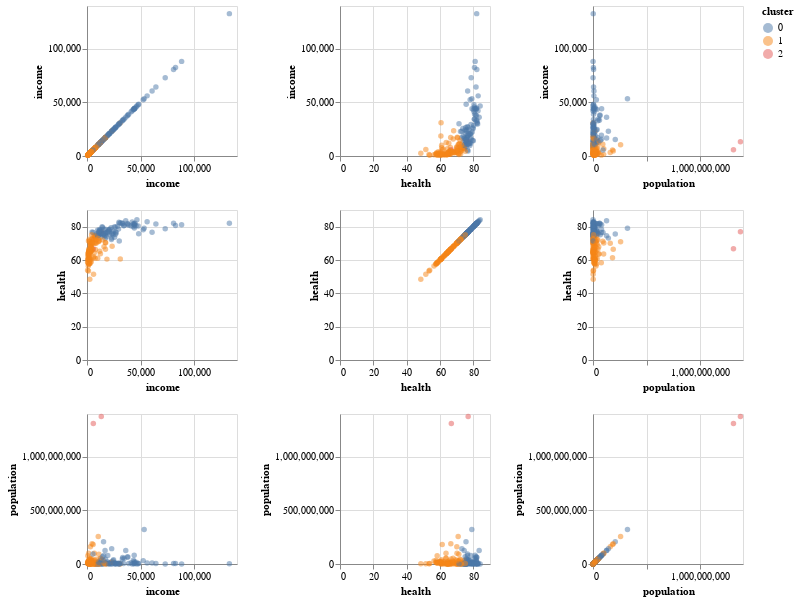

The cell this chart's notebook holds for it:
### Code cell
alt.Chart(gapminder).mark_circle(opacity=0.5).encode(
    alt.X(alt.repeat("column"), type='quantitative'),
    alt.Y(alt.repeat("row"), type='quantitative'),
    color = "cluster:N",
    tooltip="country"
).properties(
    width=150,
    height=150
).repeat(
    row=['income', 'health', 'population'],
    column=['income', 'health', 'population']
)

### Figure 1 — Vega-Lite specification as saved in the notebook (floating-point values rounded to 4 significant figures; data arrays with more than 128 entries replaced by an {"elided": "..."} marker saying what was removed)
{"$schema": "https://vega.github.io/schema/vega-lite/v3.4.0.json", "config": {"background": "white", "mark": {"tooltip": null}, "view": {"height": 300, "width": 400}}, "datasets": {"data-b4eab7f2a5ded6b5f9a4430cf193a51b": {"elided": "187 records"}}, "repeat": {"column": ["income", "health", "population"], "row": ["income", "health", "population"]}, "spec": {"data": {"name": "data-b4eab7f2a5ded6b5f9a4430cf193a51b"}, "encoding": {"color": {"field": "cluster", "type": "nominal"}, "tooltip": {"field": "country", "type": "nominal"}, "x": {"field": {"repeat": "column"}, "type": "quantitative"}, "y": {"field": {"repeat": "row"}, "type": "quantitative"}}, "height": 150, "mark": {"opacity": 0.5, "type": "circle"}, "width": 150}}
